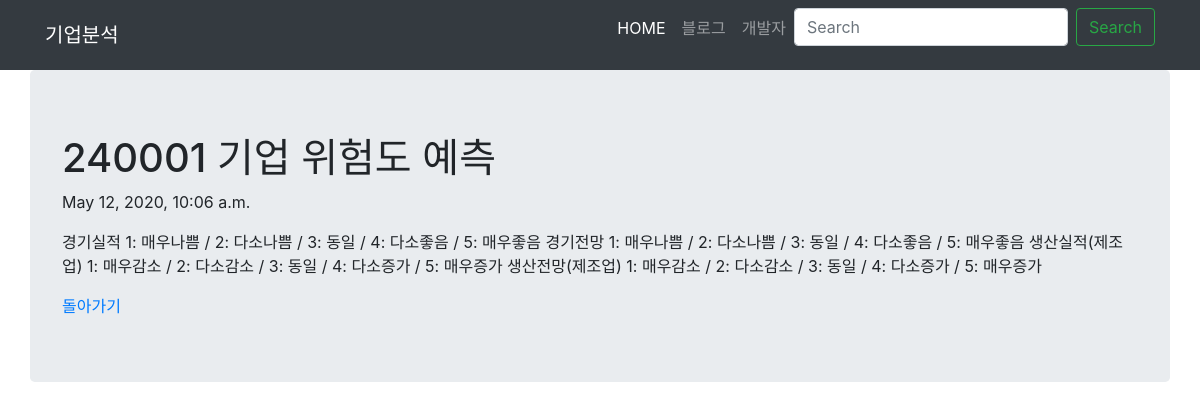
Page /blog/3/ on the committed database.
### blog/models.py (models this page shows)
class Blog(models.Model):
    title = models.CharField(max_length=200)
    pub_date = models.DateTimeField('date published')
    body = models.TextField()

### blog/views.py (the view)
# urls.py: path('<int:blog_id>/', views.detail, name='detail'),
def detail(request, blog_id):
    blog_detail = get_object_or_404(Blog, pk=blog_id)
    return render(request, 'blog/detail.html', {'blog': blog_detail})

### blog/templates/blog/detail.html (shortened to what this page needs)
<link rel="stylesheet" href="//unpkg.com/bootstrap@4/dist/css/bootstrap.min.css">
<body>
    <nav class="navbar navbar-expand-lg navbar-dark bg-dark">
        <div class="container">
            <a class="navbar-brand" href="#">기업분석</a>
            <div class="collapse navbar-collapse" id="navbarNavAltMarkup">
              <div class="navbar-nav ml-auto">
                <a class="nav-item nav-link active" href="#">HOME</a>
              <a class="nav-item nav-link" href="#">블로그</a>
              <a class="nav-item nav-link" href="#">개발자</a>
              <form class="form-inline">
                <input class="form-control mr-sm-2" type="search" placeholder="Search" aria-label="Search">
                <button class="btn btn-outline-success my-2 my-sm-0" type="submit">Search</button>
                </form>
                  </div>
          </div>
          </div>
      </nav>
</body>
<div class="container jumbotron">
    <h1>{{ blog.title }}</h1>
    <p>{{ blog.pub_date }}</p>
    <p>{{ blog.body }}</p>
    <a href="{% url 'home' %}">돌아가기</a>
</div>

### rows in the picture
Blog: title "240001 기업 위험도 예측", pub_date "May 12, 2020, 10:06 a.m.", body "경기실적 1: 매우나쁨 / 2: 다소나쁨 / 3: 동일 / 4: 다소좋음 / 5: 매우좋음 경기전망 1: 매우나쁨 / 2: 다소나쁨 / 3: 동일 / 4: 다소좋음 / 5: 매우좋음 생산실적(제조업) 1: 매우감소 / 2: 다소감소 / 3: 동일 / 4: 다소증가 / 5: 매우증가 생산전망(제조업) 1: 매우감소 / 2: 다소감소 / 3: 동일 / 4: 다소증가 / 5: 매우증가"
